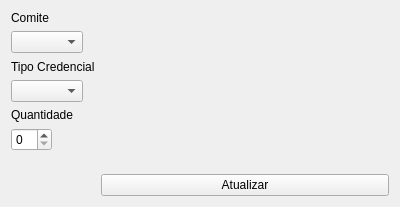
<?xml version="1.0" encoding="UTF-8"?>
<ui version="4.0">
 <class>Form</class>
 <widget class="QWidget" name="Form">
  <property name="geometry">
   <rect>
    <x>0</x>
    <y>0</y>
    <width>400</width>
    <height>207</height>
   </rect>
  </property>
  <property name="windowTitle">
   <string>Editar Quantidades de Credenciais do Comite</string>
  </property>
  <layout class="QFormLayout" name="formLayout">
   <item row="1" column="0">
    <widget class="QComboBox" name="qcomboboxcomite"/>
   </item>
   <item row="0" column="0">
    <widget class="QLabel" name="label">
     <property name="text">
      <string>Comite</string>
     </property>
    </widget>
   </item>
   <item row="2" column="0">
    <widget class="QLabel" name="label_2">
     <property name="text">
      <string>Tipo Credencial</string>
     </property>
    </widget>
   </item>
   <item row="3" column="0">
    <widget class="QComboBox" name="qcomboboxtipocred"/>
   </item>
   <item row="4" column="0">
    <widget class="QLabel" name="label_3">
     <property name="text">
      <string>Quantidade</string>
     </property>
    </widget>
   </item>
   <item row="5" column="0">
    <widget class="QSpinBox" name="qspinboxqtd"/>
   </item>
   <item row="6" column="1">
    <widget class="QPushButton" name="updatebutton">
     <property name="text">
      <string>Atualizar</string>
     </property>
    </widget>
   </item>
   <item row="5" column="1">
    <spacer name="verticalSpacer">
     <property name="orientation">
      <enum>Qt::Vertical</enum>
     </property>
     <property name="sizeHint" stdset="0">
      <size>
       <width>20</width>
       <height>40</height>
      </size>
     </property>
    </spacer>
   </item>
  </layout>
 </widget>
 <resources/>
 <connections/>
</ui>
